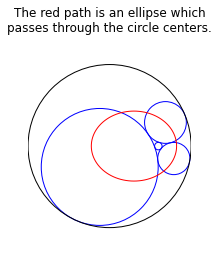

Reproduce this figure in Python.
# -*- coding: utf-8 -*-
import matplotlib.pyplot as plt
import planegeometry.geometry as g


c0 = g.Circle((3,0), 3) # exterior circle
chain = g.SteinerChain(c0, 3, 0.6, 0.85)
circles = chain["circles"]
ellipse = chain["ellipse"]
ellipse_path = ellipse.path()


figure, axes = plt.subplots()
axes.set_aspect(1)

def draw_circle(C, color):
    axes.add_artist(plt.Circle(C.center, C.radius, fill=False, color=color))

[draw_circle(circ, "blue") for circ in circles]
draw_circle(c0, "black")

axes.add_artist(
    plt.Polygon(ellipse_path, closed=True, fill=False, color="red")
)

plt.title(
    "The red path is an ellipse which\npasses through the circle centers."
)
plt.xlim(0, 6)
plt.ylim(-4, 4)
plt.axis("off")
plt.show()
